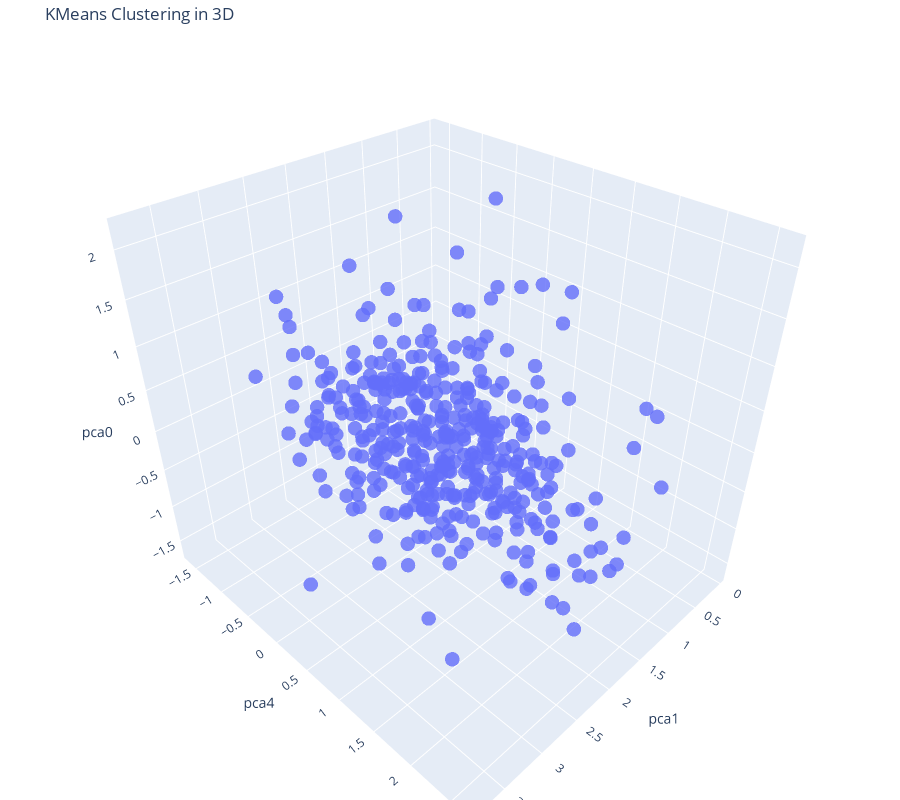

Source (notebook cell):
### Code cell
songs5000_processed_sub1_chart_df = songs5000_processed_sub1_df.loc[songs5000_processed_sub1_df['subcluster'].isin(random.sample(list(songs5000_processed_sub1_df['subcluster'].values), 100))].copy()
# Create a 3D scatter plot
fig = go.Figure(data=[go.Scatter3d(
    x=songs5000_processed_sub1_chart_df.iloc[:, 1],  # X-axis
    y=songs5000_processed_sub1_chart_df.iloc[:, 4],  # Y-axis
    z=songs5000_processed_sub1_chart_df.iloc[:, 0],  # Z-axis
    mode='markers',  # Show data points as markers
    marker=dict(
        #color=songs5000_processed_sub1_chart_df.loc[:, 'subcluster'],  # Color by KMeans labels
        #colorscale='Viridis',  # Use the 'Viridis' color scale
        size=5,  # Marker size
        opacity=0.8  # Marker opacity
    )
)])

# Update layout with axis labels and title
fig.update_layout(
    title='KMeans Clustering in 3D',
    scene=dict(
        xaxis_title=songs5000_processed_sub1_chart_df.columns[1],  # Label for X-axis
        yaxis_title=songs5000_processed_sub1_chart_df.columns[4],  # Label for Y-axis
        zaxis_title=songs5000_processed_sub1_chart_df.columns[0]   # Label for Z-axis
    ),
    margin=dict(l=0, r=0, b=0, t=40),  # Adjust the margins as needed
    width = 900,
    height = 800
)

# Show the plot
fig.show()

### Figure 1 — Plotly figure (JSON) as saved in the notebook; plotly's stock layout.template omitted (floating-point values rounded to 4 significant figures; data arrays with more than 128 entries replaced by an {"elided": "..."} marker saying what was removed)
{"data": [{"marker": {"opacity": 0.8, "size": 5}, "mode": "markers", "type": "scatter3d", "x": {"elided": "417 float values"}, "y": {"elided": "417 float values"}, "z": {"elided": "417 float values"}}], "layout": {"height": 800, "margin": {"b": 0, "l": 0, "r": 0, "t": 40}, "scene": {"xaxis": {"title": {"text": "pca1"}}, "yaxis": {"title": {"text": "pca4"}}, "zaxis": {"title": {"text": "pca0"}}}, "title": {"text": "KMeans Clustering in 3D"}, "width": 900}}
